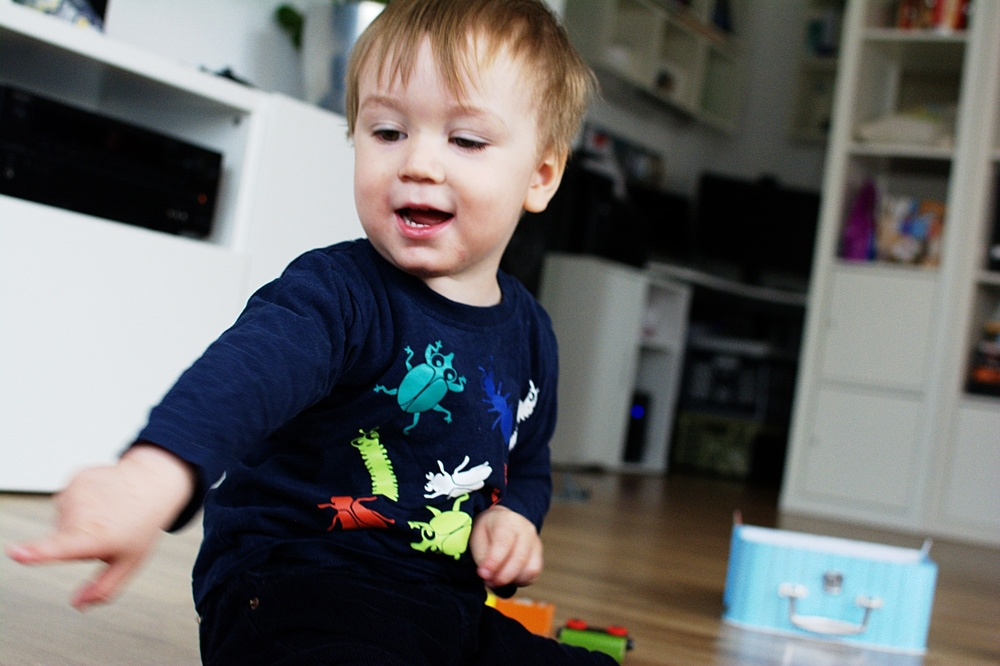
#> input picture August lachend.jpg, 1000 x 666 px, shrunk from 2000 x 1332 before the run
$ python asciiArt.py --file 'August lachend.jpg'   (Python 2 division)
#> lines starting #> are read from the running program, lines starting #| are printed output that depends on the picture
import sys, random, argparse
import numpy as np
import math
from PIL import Image


# setup grayscale codes

# 70 levels of gray
gscale1 = "$@B%8&WM#*oahkbdpqwmZO0QLCJUYXzcvunxrjft/\|()1{}[]?-_+~<>i!lI;:,\"^`'. "
# 10 levels of gray
gscale2 = '@%#*+=-:. '

def computeMeanValue(image):
	#convert image to np array
	im = np.array(image)
	w,h = im.shape
	# reshape into vector (w*h,1) matrix and compute mean value
	return np.average(im.reshape(w*h))

def convertImToAscii(fileName, cols, scale, moreShades, invert):

#> called with fileName = 'August lachend.jpg', cols = 80, scale = 0.43, moreShades = False, invert = False
	global gscale1, gscale1
	# load image to grayscale
	image = Image.open(fileName).convert('L')
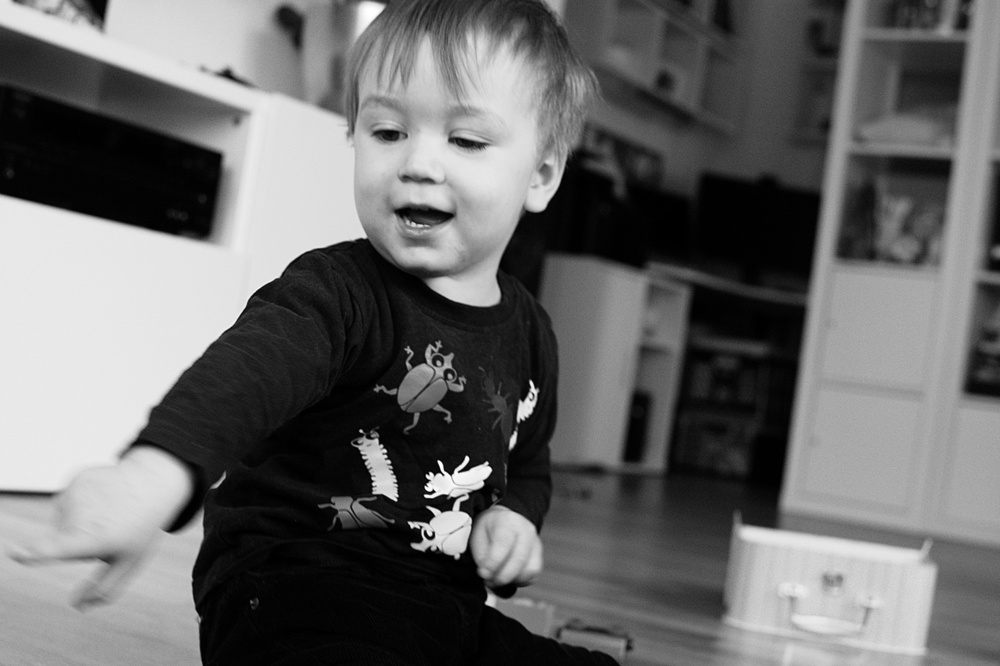
#> image: PIL image 1000x666 L; min 0, max 255, mean 104.7
	# Image dimensions
	W, H = image.size[0], image.size[1]
#> W = 1000; H = 666
	# compute size of subtiles
	w = W / cols
#> w = 12
	h = w / scale
#> h = 27.91
	# number of rows in ouput image
	rows = int(H/h)
#> rows = 23
	print "input image:  %d x %d " %(W,H)
#| input image:  1000 x 666
	print "output image: %d x %d " %(cols,rows)
#| output image: 80 x 23

	# check if image is too small
	if cols > W or rows > H:
		print("Image 2 small!")
		exit(0)
	# init string for image
	asciiImg = []
	# compute list of tile dimensions
	for j in range(rows):
		y1 = int( j * h )
		y2 = int( (j+1) * h )
		#correct last tile
		if j == rows - 1:
			y2 = H
		#append empty string
		asciiImg.append("")
		for i in range(cols):
			#crop image to fit tile
			x1 = int(i*w)
			x2 = int( (i+1) * w)
			#correct last tile again
			if i == cols - 1:
				x2 = W
			# extract tile
			img = image.crop( (x1,y1, x2,y2))
			# compute avg brightness of tile
			avg = computeMeanValue(img)
			if invert:
				avg = 255- avg
			# lookup ASCII Value
			if moreShades:
				gsval = gscale1[int( (avg*69)/255) ]
			else:
				gsval = gscale2[int( (avg*9)/255) ]
			# "add" ascii Pixel
			asciiImg[j] += gsval
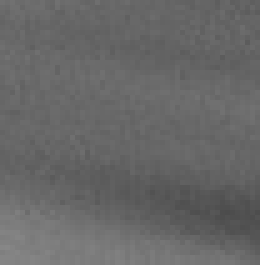
#> img: PIL image 52x53 L (shown 5 times larger); min 76, max 135, mean 103.6

	return asciiImg


def main():
	# parse arguments

	parser = argparse.ArgumentParser(description='asciiArt Generator')
	parser.add_argument('--file', dest='imgFile',required=True)
	parser.add_argument('--out', dest='outFile',required=False)
	parser.add_argument('--cols', dest='cols',required=False)
	parser.add_argument('--scale',dest='scale',required=False)
	parser.add_argument('--ms', dest='moreShades', action='store_true')
	parser.add_argument('--inv',dest='invert',action='store_true')

	args = parser.parse_args()
	# eval arguments
	outFile = 'out.txt'
	if args.outFile:
		outFile = args.outFile

	scale =0.43
	if args.scale:
		scale = float(args.scale)

	cols = 80
	if args.cols:
		cols = int(args.cols)
	outImg = convertImToAscii(args.imgFile,cols,scale,args.moreShades,args.invert)

	# write output
	f = open(outFile,'w')
	for row in outImg:
		f.write(row+ '\n')
#> this loop made 23 passes
	f.close()

	print "Haha, work is done!"


if __name__ == '__main__':
	main()
